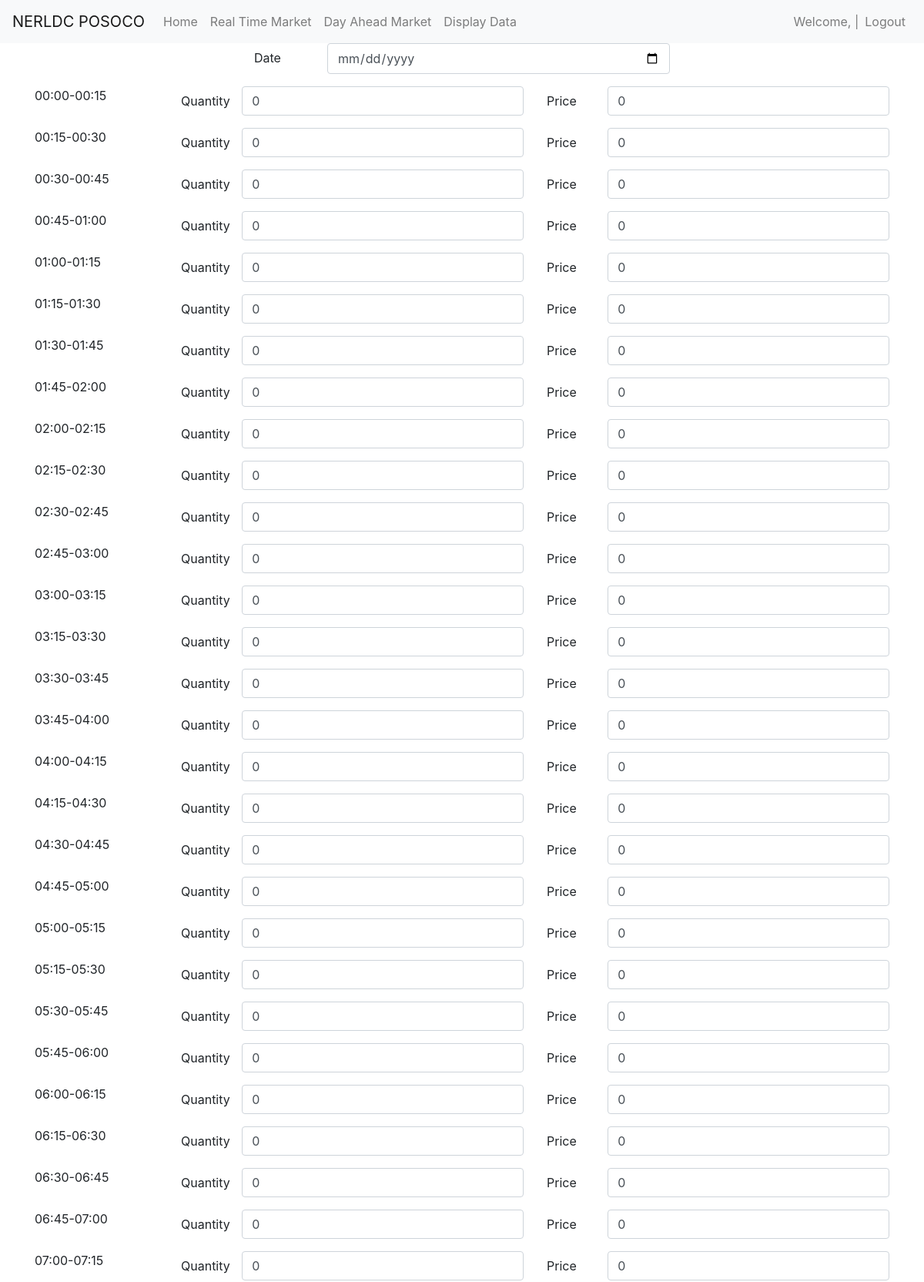
The app's page /seller/datbidlist/up/ (upper part) with its own data.
### buyer/models.py (models this page shows)
class TimeBlock(models.Model):
    time = models.CharField(max_length=20)

### seller/views.py (the view)
# urls.py: path('datbidlist/<str:upordown>/', datbidlist, name='datbidlist'),
def datbidlist(response, upordown):
    if response.method == 'POST':
        is_rtm = False
        is_up = False
        is_dat = False
        is_down = False
        user = response.user
        form = response.POST
        if upordown == "up":
            is_up = True
        if upordown == "down":
            is_down = True
        for time in TimeBlock.objects.all():
            qid = 'q'+str(time.id)
            pid = 'p'+str(time.id)
            quantity = response.POST.get(qid)
            price = response.POST.get(pid)
            if float(quantity) > 0 and float(price) > 0:
                user.bid_set.create(time=time.time, date=response.POST.get(
                    'date'), volume=quantity, price=price, is_up=is_up, is_down=is_down, is_rtm=False, is_dat=True)
        return render(response, 'buyer/message.html', {"message": "The data has been entered successfully!."})
    else:
        return render(response, "seller/datform.html", {'timeblock': TimeBlock.objects.all()})

### seller/templates/seller/datform.html (shortened to what this page needs)
{% extends "seller/base.html" %}
{% block content %}
<div class="container">
    <form method="POST" action="#">
        <div class="row justify-content-center">
            <div class="col-6">
                <div class="form-group row">
                    <label for="date" class="col-sm-2 col-form-label">Date</label>
                    <div class="col-sm-10">
                        <input type="date" name="date" id="date" class="form-control">
                    </div>
                </div>
            </div>
        </div>
        <div class="row justify-content-center">
            {% for time in timeblock %}
            <div class="col-2">
                {{time.time}}
            </div>
            <div class="col-5">
                <div class="form-group row">
                    <label for="q{{ time.id }}" class="col-sm-2 col-form-label">Quantity</label>
                    <div class="col-sm-10">
                        <input type="number" value="0" min="0" class="form-control" name="q{{ time.id }}"
                            id="q{{ time.id }}">
                    </div>
                </div>
            </div>
            <div class="col-5">
                <div class="form-group row">
                    <label for="p{{ time.id }}" class="col-sm-2 col-form-label">Price</label>
                    <div class="col-sm-10">
                        <input type="number" value="0" min="0" class="form-control" name="p{{ time.id }}"
                            id="p{{ time.id }}">
                    </div>
                </div>
            </div>
            {% endfor %}
        </div>
    </form>
</div>
{% endblock %}

### records on screen
TimeBlock: time "00:00-00:15"
TimeBlock: time "00:15-00:30"
TimeBlock: time "00:30-00:45"
TimeBlock: time "00:45-01:00"
TimeBlock: time "01:00-01:15"
TimeBlock: time "01:15-01:30"
TimeBlock: time "01:30-01:45"
TimeBlock: time "01:45-02:00"
TimeBlock: time "02:00-02:15"
TimeBlock: time "02:15-02:30"
TimeBlock: time "02:30-02:45"
TimeBlock: time "02:45-03:00"
TimeBlock: time "03:00-03:15"
TimeBlock: time "03:15-03:30"
TimeBlock: time "03:30-03:45"
TimeBlock: time "03:45-04:00"
TimeBlock: time "04:00-04:15"
TimeBlock: time "04:15-04:30"
TimeBlock: time "04:30-04:45"
TimeBlock: time "04:45-05:00"
TimeBlock: time "05:00-05:15"
TimeBlock: time "05:15-05:30"
TimeBlock: time "05:30-05:45"
TimeBlock: time "05:45-06:00"
TimeBlock: time "06:00-06:15"
TimeBlock: time "06:15-06:30"
TimeBlock: time "06:30-06:45"
TimeBlock: time "06:45-07:00"
TimeBlock: time "07:00-07:15"
